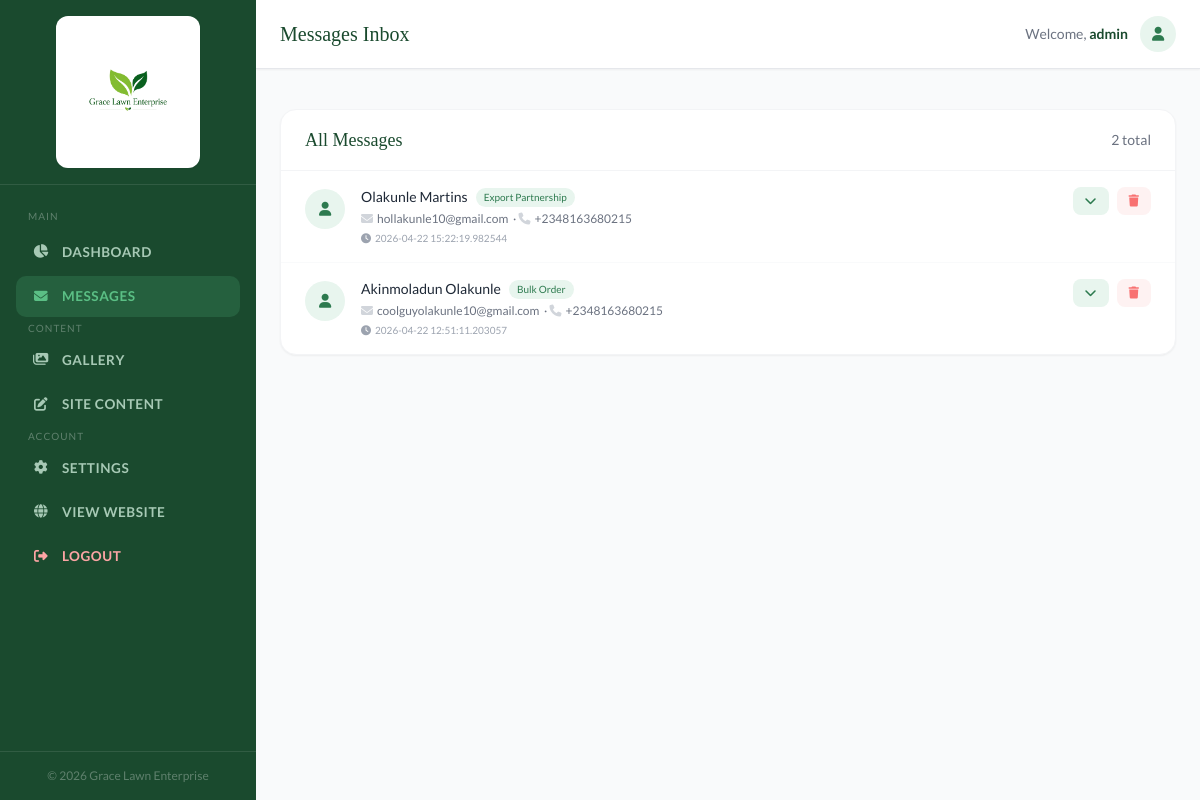
The app's page /admin/messages (signed in) with its own data.
### app/models.py (models this page shows, shortened)
class AdminUser(UserMixin, db.Model):
    id = db.Column(db.Integer, primary_key=True)
    username = db.Column(db.String(120), unique=True, nullable=False)
    password_hash = db.Column(db.String(255), nullable=False)

class Message(db.Model):
    id = db.Column(db.Integer, primary_key=True)
    first_name = db.Column(db.String(120))
    last_name = db.Column(db.String(120))
    email = db.Column(db.String(120))
    phone = db.Column(db.String(50))
    subject = db.Column(db.String(200))
    message = db.Column(db.Text)
    read = db.Column(db.Boolean, default=False)
    date = db.Column(db.DateTime, default=datetime.utcnow)

### app/blueprints/admin.py (the view)
@admin.route('/messages')
@login_required
def messages():
    msgs = Message.query.order_by(Message.id.desc()).all()
    return render_template('admin/messages.html', messages=msgs)

### app/models.py (called while the page is built)
@login_manager.user_loader
def load_user(user_id):
    return AdminUser.query.get(int(user_id))

### app/templates/admin/messages.html (shortened to what this page needs)
{% extends "admin/base.html" %}
{% block page_title %}Messages Inbox{% endblock %}
{% block content %}
<div class="bg-white rounded-2xl shadow-sm border border-gray-100 overflow-hidden">
  <div class="px-6 py-4 border-b border-gray-100 flex items-center justify-between">
    <div class="flex items-center gap-3">
      <h2 class="font-display text-lg font-700 text-deep-green">All Messages</h2>
      {% set unread = messages|selectattr('read','equalto',false)|list|length %}
    </div>
    <p class="text-sm text-gray-500">{{ messages|length }} total</p>
  </div>
  {% if messages %}
  <div class="divide-y divide-gray-50" id="messages-list">
    {% for msg in messages %}
    <div class="message-row {% if not msg.read %}bg-pale-green/40{% endif %} hover:bg-gray-50 transition-colors"
         id="msg-{{ msg.id }}" data-id="{{ msg.id }}">
      <div class="px-6 py-4">
        <div class="flex items-start gap-4">
          <div class="w-10 h-10 rounded-full bg-pale-green flex items-center justify-center shrink-0 mt-0.5">
            <i class="fas fa-user text-mid-green text-sm"></i>
          </div>
          <div class="flex-1 min-w-0">
            <div class="flex flex-wrap items-center gap-2 mb-1">
              <span class="font-700 text-gray-800 text-sm">{{ msg.first_name }} {{ msg.last_name }}</span>
              {% if msg.subject %}
              <span class="bg-pale-green text-mid-green text-[10px] font-700 px-2 py-0.5 rounded-full">{{ msg.subject }}</span>
              {% endif %}
            </div>
            <p class="text-xs text-gray-500 mb-1">
              <i class="fas fa-envelope text-gray-300 mr-1"></i>{{ msg.email }}
              {% if msg.phone %}&nbsp;·&nbsp;<i class="fas fa-phone text-gray-300 mr-1"></i>{{ msg.phone }}{% endif %}
            </p>
            <p class="text-[10px] text-gray-400"><i class="fas fa-clock mr-1"></i>{{ msg.date }}</p>
          </div>
          <div class="flex items-center gap-2 shrink-0">
            <button onclick="toggleMessage('{{ msg.id }}')"
              class="text-xs text-mid-green hover:text-deep-green font-700 bg-pale-green hover:bg-green-100 px-3 py-1.5 rounded-lg transition-colors">
              <i class="fas fa-chevron-down text-xs" id="chevron-{{ msg.id }}"></i>
            </button>
            <form method="POST" action="{{ url_for('admin.del_message', msg_id=msg.id) }}"
              onsubmit="return confirm('Delete this message?')" class="inline">
              <button type="submit" class="text-xs text-red-400 hover:text-red-600 bg-red-50 hover:bg-red-100 px-3 py-1.5 rounded-lg transition-colors">
                <i class="fas fa-trash text-xs"></i>
              </button>
            </form>
          </div>
        </div>
      </div>
    </div>
    {% endfor %}
  </div>
  {% else %}
  <div class="py-20 text-center text-gray-400">
    <i class="fas fa-inbox text-5xl mb-4 block opacity-20"></i>
    <p class="text-lg font-display text-gray-500">No messages yet</p>
    <p class="text-sm mt-1">Messages from the contact form will appear here.</p>
  </div>
  {% endif %}
</div>
{% endblock %}

### app/templates/admin/base.html (shortened to what this page needs)
<!DOCTYPE html>
<html lang="en">
<head>
  <script src="https://cdn.tailwindcss.com"></script>
  <link rel="stylesheet" href="https://cdnjs.cloudflare.com/ajax/libs/font-awesome/6.5.0/css/all.min.css"/>
</head>
<body class="bg-gray-50 min-h-screen">
<aside id="sidebar" class="w-64 bg-deep-green min-h-screen flex flex-col fixed top-0 left-0 bottom-0 z-50 md:z-30">
  <div class="p-4 border-b border-white/10 flex justify-center">
    <a href="{{ url_for('main.index') }}" target="_blank">
      <div class="bg-white rounded-xl px-6 py-7 shadow-sm flex items-center justify-center">
        <img
          src="{{ url_for('static', filename='img/GraceLawn.png') }}"
          alt="Grace Lawn"
          class="h-24 w-auto object-contain"
        />
      </div>
    </a>
  </div>
  <nav class="flex-1 p-4 space-y-1 overflow-y-auto">
    <p class="text-[10px] text-white/30 uppercase tracking-widest px-3 mb-2 mt-2">Main</p>
    <a href="{{ url_for('admin.dashboard') }}" class="sidebar-link {% if request.endpoint == 'admin.dashboard' %}active{% endif %}">
      <i class="fas fa-chart-pie"></i> Dashboard
    </a>
    <a href="{{ url_for('admin.messages') }}" class="sidebar-link {% if request.endpoint in ['admin.messages','admin.read_message'] %}active{% endif %}">
      <i class="fas fa-envelope"></i> Messages
      {% set unread = unread_count|default(0) %}
    </a>
    <p class="text-[10px] text-white/30 uppercase tracking-widest px-3 mb-2 mt-4">Content</p>
    <a href="{{ url_for('admin.gallery') }}" class="sidebar-link {% if request.endpoint == 'admin.gallery' %}active{% endif %}">
      <i class="fas fa-images"></i> Gallery
    </a>
    <a href="{{ url_for('admin.content') }}" class="sidebar-link {% if request.endpoint == 'admin.content' %}active{% endif %}">
      <i class="fas fa-pen-to-square"></i> Site Content
    </a>
    <p class="text-[10px] text-white/30 uppercase tracking-widest px-3 mb-2 mt-4">Account</p>
    <a href="{{ url_for('admin.settings') }}" class="sidebar-link {% if request.endpoint == 'admin.settings' %}active{% endif %}">
      <i class="fas fa-gear"></i> Settings
    </a>
    <a href="{{ url_for('main.index') }}" target="_blank" class="sidebar-link">
      <i class="fas fa-globe"></i> View Website
    </a>
    <a href="{{ url_for('admin.logout') }}" class="sidebar-link text-red-300 hover:text-red-200 hover:bg-red-500/10 mt-4">
      <i class="fas fa-right-from-bracket"></i> Logout
    </a>
  </nav>
  <div class="p-4 border-t border-white/10 text-xs text-white/30 text-center">
    &copy; 2026 Grace Lawn Enterprise
  </div>
</aside>
<div class="md:ml-64 flex flex-col min-h-screen">
  <header class="bg-white border-b border-gray-200 px-6 py-4 flex items-center justify-between sticky top-0 z-20 shadow-sm">
    <div class="flex items-center gap-4">
      <h1 class="font-display text-xl font-700 text-deep-green">{% block page_title %}Dashboard{% endblock %}</h1>
    </div>
    <div class="flex items-center gap-3">
      <span class="text-sm text-gray-500 font-body hidden sm:block">Welcome, <strong class="text-deep-green">{{ current_user.username }}</strong></span>
      <div class="w-9 h-9 rounded-full bg-pale-green flex items-center justify-center">
        <i class="fas fa-user text-mid-green text-sm"></i>
      </div>
    </div>
  </header>
  <div class="px-6 pt-4">
  </div>
  <main class="flex-1 p-6">
    {% block content %}{% endblock %}
  </main>
</div>
</body>
</html>

### app/templates/admin/base.html (style rules this page uses)
body { font-family:'Lato',sans-serif; }
.sidebar-link { display:flex; align-items:center; gap:12px; padding:10px 16px; border-radius:10px; font-size:.85rem; font-weight:700; letter-spacing:.04em; text-transform:uppercase; transition:background .2s,color .2s; color:#a7c9b5; }
.sidebar-link.active { background:rgba(91,191,133,.18); color:#5bbf85; }
.sidebar-link i { width:18px; text-align:center; }
#sidebar { transition: transform .3s cubic-bezier(.4,0,.2,1); }

### records on screen
AdminUser: username "admin"
Message: first_name "Olakunle", last_name "Martins", subject "Export Partnership", email "hollakunle10@gmail.com", phone "+2348163680215", date "2026-04-22 15:22:19.982544"
Message: first_name "Akinmoladun", last_name "Olakunle", subject "Bulk Order", email "coolguyolakunle10@gmail.com", phone "+2348163680215", date "2026-04-22 12:51:11.203057"

### other values on screen
{{ messages|length }} "2"
